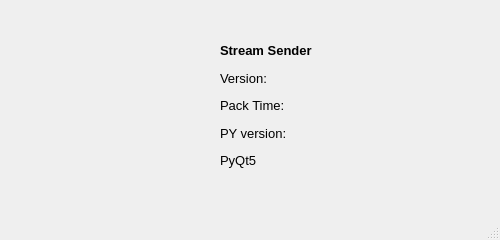
<?xml version="1.0" encoding="UTF-8"?>
<ui version="4.0">
 <class>Dialog</class>
 <widget class="QDialog" name="Dialog">
  <property name="geometry">
   <rect>
    <x>0</x>
    <y>0</y>
    <width>500</width>
    <height>240</height>
   </rect>
  </property>
  <property name="minimumSize">
   <size>
    <width>500</width>
    <height>240</height>
   </size>
  </property>
  <property name="maximumSize">
   <size>
    <width>500</width>
    <height>240</height>
   </size>
  </property>
  <property name="windowTitle">
   <string>Dialog</string>
  </property>
  <property name="styleSheet">
   <string notr="true"/>
  </property>
  <property name="sizeGripEnabled">
   <bool>true</bool>
  </property>
  <widget class="QLabel" name="label">
   <property name="geometry">
    <rect>
     <x>10</x>
     <y>10</y>
     <width>181</width>
     <height>181</height>
    </rect>
   </property>
   <property name="styleSheet">
    <string notr="true">image: url(:/index/index.png);</string>
   </property>
   <property name="text">
    <string/>
   </property>
  </widget>
  <widget class="QWidget" name="layoutWidget">
   <property name="geometry">
    <rect>
     <x>220</x>
     <y>40</y>
     <width>251</width>
     <height>131</height>
    </rect>
   </property>
   <layout class="QVBoxLayout" name="verticalLayout">
    <item>
     <widget class="QLabel" name="label_2">
      <property name="font">
       <font>
        <pointsize>10</pointsize>
        <bold>true</bold>
       </font>
      </property>
      <property name="text">
       <string>Stream Sender</string>
      </property>
      <property name="alignment">
       <set>Qt::AlignLeading|Qt::AlignLeft|Qt::AlignVCenter</set>
      </property>
     </widget>
    </item>
    <item>
     <widget class="QLabel" name="label_version">
      <property name="font">
       <font>
        <pointsize>10</pointsize>
       </font>
      </property>
      <property name="text">
       <string>Version: </string>
      </property>
     </widget>
    </item>
    <item>
     <widget class="QLabel" name="label_package">
      <property name="font">
       <font>
        <pointsize>10</pointsize>
       </font>
      </property>
      <property name="text">
       <string>Pack Time:</string>
      </property>
     </widget>
    </item>
    <item>
     <widget class="QLabel" name="label_py">
      <property name="font">
       <font>
        <pointsize>10</pointsize>
       </font>
      </property>
      <property name="text">
       <string>PY version:</string>
      </property>
     </widget>
    </item>
    <item>
     <widget class="QLabel" name="label_3">
      <property name="font">
       <font>
        <pointsize>10</pointsize>
       </font>
      </property>
      <property name="text">
       <string>PyQt5</string>
      </property>
     </widget>
    </item>
   </layout>
  </widget>
  <widget class="QLabel" name="label_4">
   <property name="geometry">
    <rect>
     <x>220</x>
     <y>200</y>
     <width>161</width>
     <height>31</height>
    </rect>
   </property>
   <property name="font">
    <font>
     <pointsize>10</pointsize>
    </font>
   </property>
   <property name="text">
    <string/>
   </property>
  </widget>
 </widget>
 <resources>
  <include location="../pic/pic.qrc"/>
 </resources>
 <connections/>
</ui>
